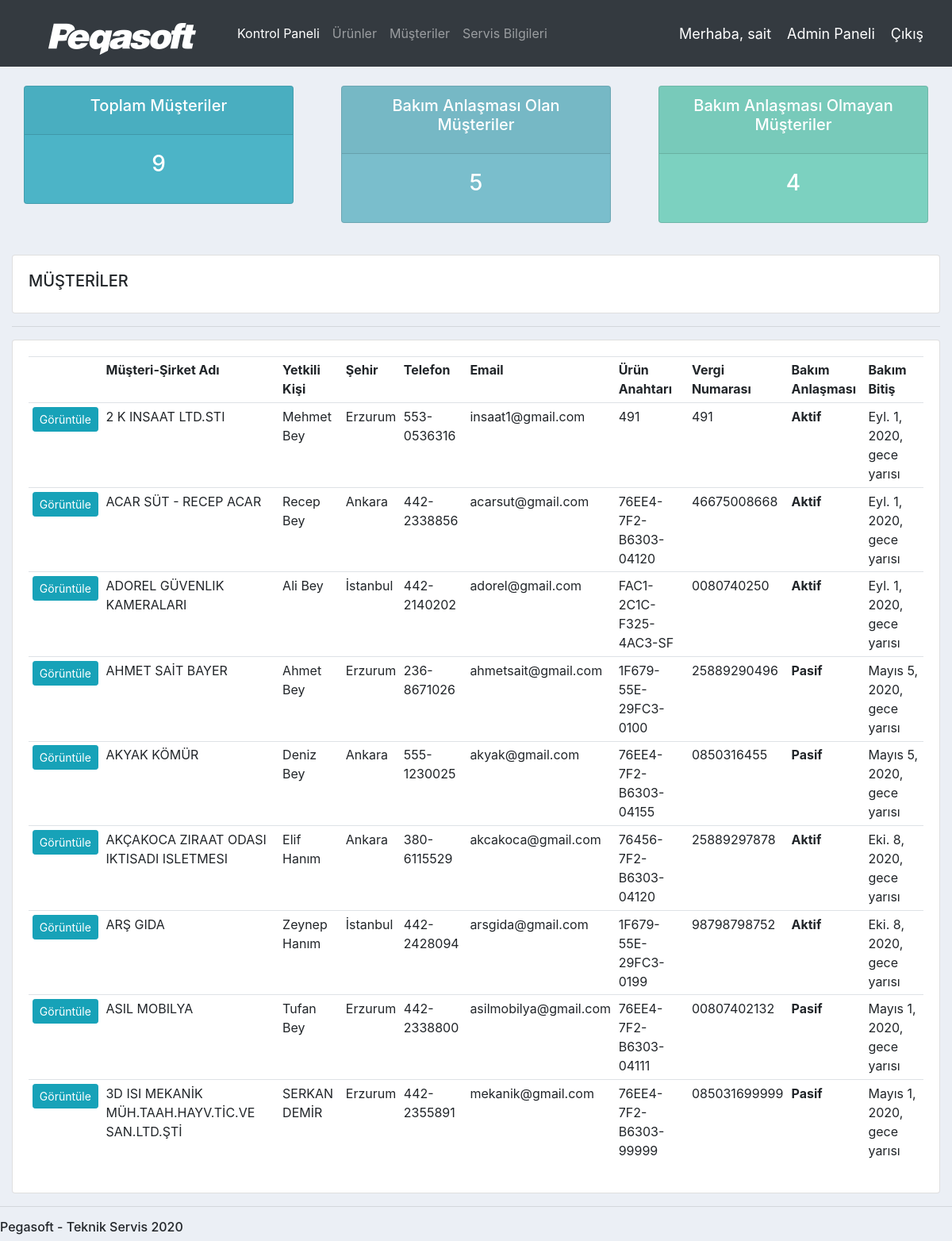
The page /customers/ (signed in) on the database its author committed.
### accounts/models.py (models this page shows, shortened)
class Customer(models.Model):
	BAKIM = (
		('Aktif','Aktif'),
		('Pasif','Pasif'),
		)
	name = models.CharField(max_length=200, null=True)
	person = models.CharField(max_length=200, null=True)
	phone = models.CharField(max_length=200, null=True)
	email = models.CharField(max_length=200, null=True)
	city = models.CharField(max_length=200, null=True)
	date_created = models.DateTimeField(auto_now_add=True, null=True)
	product_key = models.CharField(max_length=200, null=True)
	tax_number = models.CharField(max_length=200, null=True)
	bakim_anlasmasi = models.CharField(max_length=200, null=True, choices=BAKIM)
	bakim_baslangic = models.DateTimeField(null=True)
	bakim_bitis = models.DateTimeField(null=True)

### accounts/views.py (the view)
# urls.py: path('customers/', views.customers, name='customers'),
@login_required(login_url='login')
def customers(request):
	customers = Customer.objects.all()
	total_customers = customers.count()
	bakim_aktif = customers.filter(bakim_anlasmasi='Aktif').count()
	bakim_pasif = customers.filter(bakim_anlasmasi='Pasif').count()
	context = {'customers':customers,
	'total_customers':total_customers,
	'bakim_aktif':bakim_aktif, 'bakim_pasif':bakim_pasif}
	return render(request, 'accounts/customer_list.html', context)

### accounts/templates/accounts/customer_list.html
{%  extends 'accounts/main.html' %}
{% block content %}
{%  include 'accounts/customer_status.html' %}
<br>
<div class="row">
	<div class="col-md">
		<div class="card card-body">
			<h5>MÜŞTERİLER</h5>
		</div>
		<hr>
		<div class="card card-body">
			<table class="table table-sm">
				<tr>
					<th></th>
					<th>Müşteri-Şirket Adı</th>
					<th>Yetkili Kişi</th>
					<th>Şehir</th>
					<th>Telefon</th>
					<th>Email</th>
					<th>Ürün Anahtarı</th>
					<th>Vergi Numarası</th>
					<th>Bakım Anlaşması</th>
					<th>Bakım Bitiş</th>
				</tr>
				{% for customer in customers %}
					<tr>
						<td><a class="btn btn-sm btn-info" href="{% url 'customer' customer.id %}">Görüntüle</a></td>
						<td>{{customer.name}}</td>
						<td>{{customer.person}}</td>
						<td>{{customer.city}}</td>
						<td>{{customer.phone}}</td>
						<td>{{customer.email}}</td>
						<td>{{customer.product_key}}</td>
						<td>{{customer.tax_number}}</td>
						<td><strong>{{customer.bakim_anlasmasi}}</strong></td>
						<td>{{customer.bakim_bitis}}</td>
					</tr>
				{% endfor %}
			</table>
		</div>
	</div>
</div>
{% endblock %}

### accounts/templates/accounts/navbar.html (shortened to what this page needs)
{% load static %}
<nav class="navbar navbar-expand-lg navbar-dark bg-dark">
  <img src="{% static 'images/logo.png' %}">
  <div class="collapse navbar-collapse" id="navbarNav">
    <ul class="navbar-nav">
      <li class="nav-item active">
        <a class="nav-link" href="{% url 'home' %}">Kontrol Paneli</a>
      </li>
      <li class="nav-item">
        <a class="nav-link" href="{% url 'products' %}">Ürünler</a>
      </li>
      <li class="nav-item">
        <a class="nav-link" href="{% url 'customers' %}">Müşteriler</a>
      </li>
      <li class="nav-item">
        <a class="nav-link" href="{% url 'services' %}">Servis Bilgileri</a>
      </li>
    </ul>
  </div>
  <span class="hello-msg">Merhaba, {{request.user}}</span>
  <span ><a  class="hello-msg" href="/admin">Admin Paneli</a></span>
  <span ><a  class="hello-msg" href="{% url 'logout' %}">Çıkış</a></span>
</nav>

### static/css/main.css (style rules this page uses)
body { background-color: #ebeff5; }

### accounts/templates/accounts/navbar.html (style rules this page uses)
.hello-msg { font-size: 18px; color: #fff; margin-right: 20px; }

### rows shown on the page
Customer: name "2 K INSAAT LTD.STI", person "Mehmet Bey", city "Erzurum", phone "553-0536316", email "insaat1@gmail.com", product_key "491", tax_number "491", bakim_anlasmasi "Aktif", bakim_bitis "Eyl. 1, 2020, gece yarısı"
Customer: name "ACAR SÜT - RECEP ACAR", person "Recep Bey", city "Ankara", phone "442-2338856", email "acarsut@gmail.com", product_key "76EE4-7F2-B6303-04120", tax_number "46675008668", bakim_anlasmasi "Aktif", bakim_bitis "Eyl. 1, 2020, gece yarısı"
Customer: name "ADOREL GÜVENLIK KAMERALARI", person "Ali Bey", city "İstanbul", phone "442-2140202", email "adorel@gmail.com", product_key "FAC1-2C1C-F325-4AC3-SF", tax_number "0080740250", bakim_anlasmasi "Aktif", bakim_bitis "Eyl. 1, 2020, gece yarısı"
Customer: name "AHMET SAİT BAYER", person "Ahmet Bey", city "Erzurum", phone "236-8671026", email "ahmetsait@gmail.com", product_key "1F679-55E-29FC3-0100", tax_number "25889290496", bakim_anlasmasi "Pasif", bakim_bitis "Mayıs 5, 2020, gece yarısı"
Customer: name "AKYAK KÖMÜR", person "Deniz Bey", city "Ankara", phone "555-1230025", email "akyak@gmail.com", product_key "76EE4-7F2-B6303-04155", tax_number "0850316455", bakim_anlasmasi "Pasif", bakim_bitis "Mayıs 5, 2020, gece yarısı"
Customer: name "AKÇAKOCA ZIRAAT ODASI IKTISADI ISLETMESI", person "Elif Hanım", city "Ankara", phone "380-6115529", email "akcakoca@gmail.com", product_key "76456-7F2-B6303-04120", tax_number "25889297878", bakim_anlasmasi "Aktif", bakim_bitis "Eki. 8, 2020, gece yarısı"
Customer: name "ARŞ GIDA", person "Zeynep Hanım", city "İstanbul", phone "442-2428094", email "arsgida@gmail.com", product_key "1F679-55E-29FC3-0199", tax_number "98798798752", bakim_anlasmasi "Aktif", bakim_bitis "Eki. 8, 2020, gece yarısı"
Customer: name "ASIL MOBILYA", person "Tufan Bey", city "Erzurum", phone "442-2338800", email "asilmobilya@gmail.com", product_key "76EE4-7F2-B6303-04111", tax_number "00807402132", bakim_anlasmasi "Pasif", bakim_bitis "Mayıs 1, 2020, gece yarısı"
Customer: name "3D ISI MEKANİK MÜH.TAAH.HAYV.TİC.VE SAN.LTD.ŞTİ", person "SERKAN DEMİR", city "Erzurum", phone "442-2355891", email "mekanik@gmail.com", product_key "76EE4-7F2-B6303-99999", tax_number "085031699999", bakim_anlasmasi "Pasif", bakim_bitis "Mayıs 1, 2020, gece yarısı"

### other values the page prints
{{ request.user }} "sait"
{{ total_customers }} "9"
{{ bakim_aktif }} "5"
{{ bakim_pasif }} "4"
